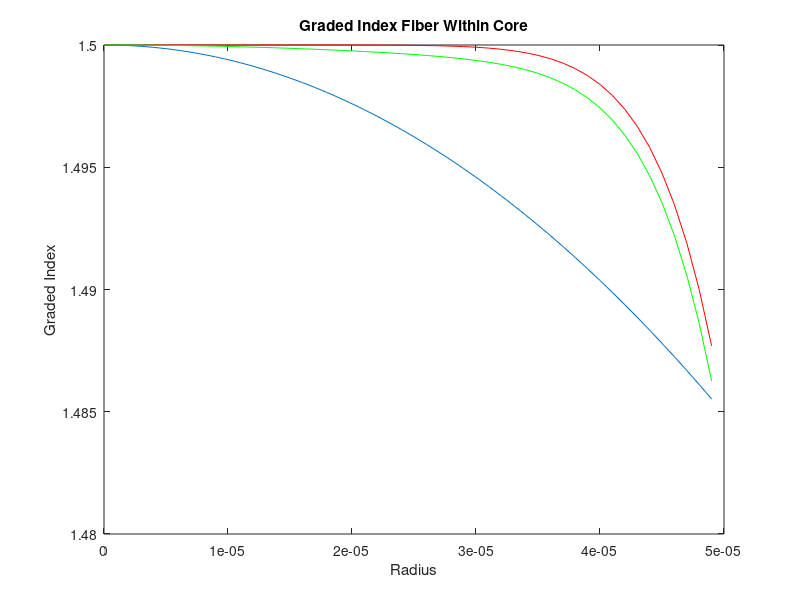

This chart was generated by the following MATLAB code:
n1 = 1.5;
a = 50e-6;
alpha = 2;
alpha1 = 10;
delta = 1e-2;
delta1 = 1e-3;
r = 0:1e-6:49.999e-6;
n = n1*(sqrt(1 - 2*(r./a).^alpha.*delta));
n1 = n1*(sqrt(1 - 2*(r./a).^alpha1.*delta));
n2 = n1.*(sqrt(1 - 2.*(r./a).^alpha.*delta1));
plot(r,n)
hold on
plot(r,n1,'r')
hold on
plot(r,n2,'g')
title('Graded Index Fiber Within Core');
xlabel('Radius');
ylabel('Graded Index');